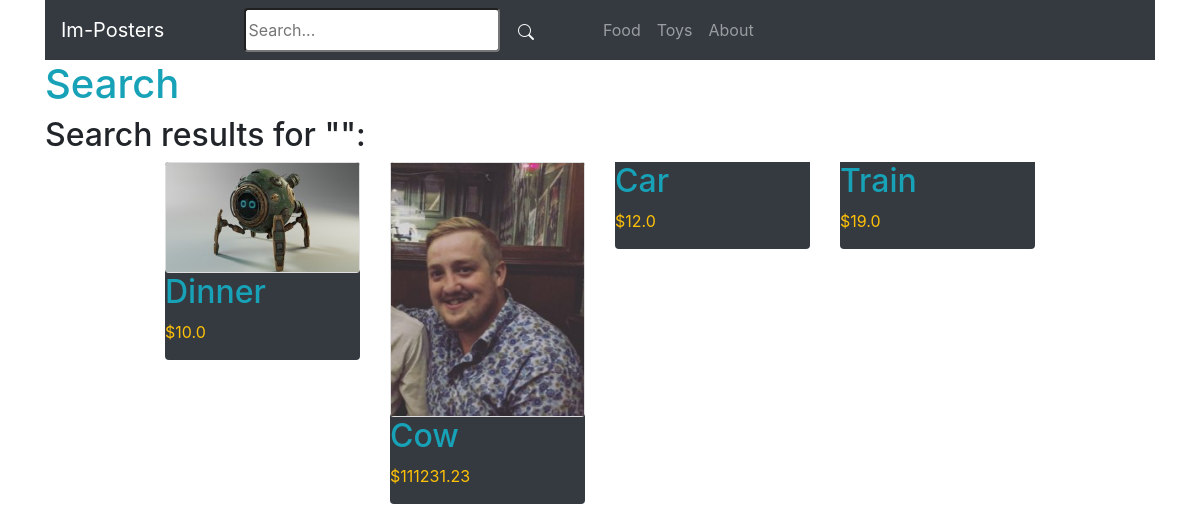
The app's page /search/ with its own data.
### store/models.py (models this page shows, shortened)
class Category(models.Model):
    title = models.CharField(max_length=50)
    slug = models.SlugField(max_length=50)
    class Meta:
        verbose_name_plural = 'Categories'

class Product(models.Model):
    DRAFT = 'draft'
    WAITING_APPROVAL = 'waitingapproval'
    ACTIVE = 'active'
    DELETED = 'deleted'
    STATUS_CHOICES = (
        (DRAFT, 'Draft'),
        (WAITING_APPROVAL, 'Waiting approval'),
        (ACTIVE, 'Active'),
        (DELETED, 'Deleted'),
    )
    user = models.ForeignKey(User, related_name='products', on_delete=models.CASCADE)
    category = models.ForeignKey(Category, related_name='products', on_delete=models.CASCADE)
    title = models.CharField(max_length=50)
    slug = models.SlugField(max_length=50)
    description = models.TextField(blank=True)
    price = models.IntegerField()
    image = models.ImageField(upload_to='uploads/product_images', blank=True, null=True)
    thumbnail = models.ImageField(upload_to='uploads/product_images/thumbnail', blank=True, null=True)
    created_at = models.DateTimeField(auto_now_add=True)
    updated_at = models.DateTimeField(auto_now=True)
    status = models.CharField(max_length=50, choices=STATUS_CHOICES, default=ACTIVE)
    class Meta:
        ordering = ('-created_at',)
    def get_display_price(self):
        return self.price / 100
    def get_thumbnail(self):
        if self.thumbnail:
            return self.thumbnail.url

### store/views.py (the view)
# urls.py: path('search/', views.search, name='search'),
def search(request):
    query = request.GET.get('query', '')
    products = Product.objects.filter(status=Product.ACTIVE).filter(Q(title__icontains=query) |
                                                                    Q(description__icontains=query))
    return render(request, 'store/search.html', {
        'query': query,
        'products': products,
    })

### store/templatetags/menu.py (called while the page is built)
@register.inclusion_tag('core/menu.html')
def menu():
    categories = Category.objects.all()
    return {'categories': categories}

### store/templates/store/search.html (shortened to what this page needs)
{% extends 'core/base.html' %}
{% block content %}
<div class="container">
    <h1 class="text-info">Search</h1>
    <h2 class="">Search results for "{{ query }}":</h2>
    {% if products %}
        {% include 'store/partials/products.html' %}
    {% else %}
    <p>There are no product matching the search query!</p>
    {% endif %}
</div>
{% endblock %}

### core/templates/core/menu.html
{% for category in categories %}
<a class="nav-link" href="{% url 'category_detail' category.slug %}">{{ category.title }}</a>
{% endfor %}
<a class="nav-link" href="{% url 'about' %}">About</a>

### store/templates/store/partials/products.html
<div class="container">
    <div class="product-container col-10 offset-1">
        <div class="row mt-1 mb-3">
        {% for product in products %}
            <div class="col-sm-6 col-md-6 col-lg-4 col-xl-3">
                <div class="border-0 bg-dark card">
                    <a href="{% url 'product_detail' product.category.slug product.slug %}">
                        {% if product.image %}
                        <div class="card">
                            <img src="{{ product.get_thumbnail }}" alt="Image of {{ product.title }}">
                        </div>
                        {% endif %}
                        <h2 class="text-info bg-dark">{{ product.title }}</h2>
                        <p class="text-warning">${{ product.get_display_price }}</p>
                    </a>
                </div>
            </div>
        {% endfor %}
        </div>
    </div>
</div>

### records on screen
Category: title "Food"
Category: title "Toys"
Product: get_thumbnail (picture), title "Dinner", get_display_price "10.0"
Product: get_thumbnail (picture), title "Cow", get_display_price "111231.23"
Product: title "Car", get_display_price "12.0"
Product: title "Train", get_display_price "19.0"
